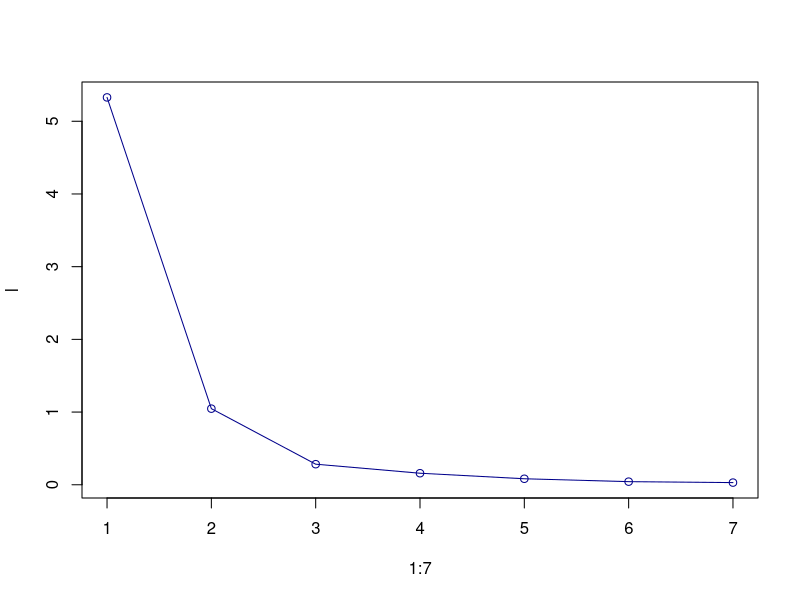

Write R code to recreate this figure.
## ---- chunk 1
#Find principal component when S = cov(x) matrix is given
S = matrix(c(1.307,0.879,0.908,0.958,0.345,0.512,0.385,0,1.248,1.147,1.411,-0.089,0.564,0.172,0,0,1.317,1.480,0.058,0.573,0.259,0,0,0,2.022,-0.110,0.773,0.236,0,0,0,0,0.443,0.046,0.259,0,0,0,0,0,0.371,0.154,0,0,0,0,0,0,0.264),byrow=TRUE,7)
S
s = S+t(S)-diag(diag(S))
s
p = 7 #number of indepedent variables
n = 36 #We have 36 observation
l = eigen(s)$values
l
g = eigen(s)$vectors
g #eigen vectors are orthogonal to each other
g=round(g,4)

propvar = (l/sum(l))*100 # proportion variance explained by ith component
propvar
cumprop=cumsum(propvar) # proportion of variance explained by frist i component
cumprop

#the eigenvalues and the percentage of variance explained by the component
Pc_no = 1:length(l)
cbind(Pc_no,l,propvar,cumprop)

#conclusion : It is since that the frist component explains by 76% variation dataset explains by X1 followed by X2,followed by X3 and followed by X4
#The second component explains 15% variation of data explains by X2 followed by The frist three component explaines around 95% variation of the dataset. 

#calculate loading
rij = (t(g)*sqrt(l))/sqrt(diag(s))
rij = t(rij);rij
rij^2 #Weights

# LRT to select the number of components
for (r in 0:(p-1))
{
  a0 = sum(l[(r+1):p])/(p-r)
  g0 = prod(l[(r+1):p])^(1/(p-r))
  T = (n - ((2*p + 11)/6)) * (p - r) * log(a0/g0)
  df = (p - r + 2) * (p - r - 1) / 2
  pvalue = 1 - pchisq(T, df)
  if (pvalue > 0.05) { break }
}

cat("Here accept H0 for r=", r, "chisq=", T, "p-value=", pvalue)

# scree plot
plot(1:7, l, type="o", col="darkblue")


## ---- chunk 2
#P
